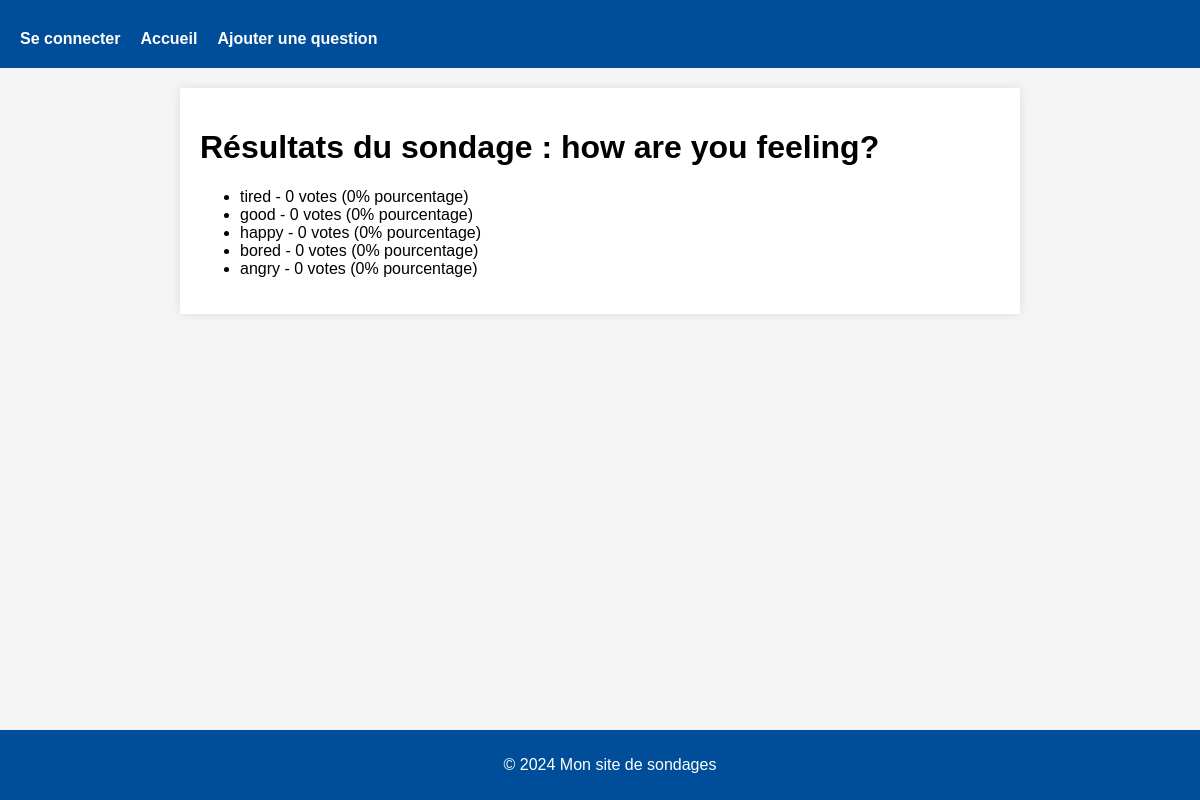
Page /polls/7/frequency/ on the committed database.
### polls/models.py (models this page shows, shortened)
class Question(models.Model):
    question_text = models.CharField(max_length=200)
    pub_date = models.DateTimeField("date published")
    def get_choices(self):
        choices = self.choice_set.all()
        total_votes = sum(choice.votes for choice in choices)
        results = []
        for choice in choices:
            votes = choice.votes
            percent = (votes / total_votes * 100) if total_votes > 0 else 0
            results.append((choice, votes, percent))
        return results

class Choice(models.Model):
    question = models.ForeignKey(Question, on_delete=models.CASCADE)
    choice_text = models.CharField(max_length=200)
    votes = models.IntegerField(default=0)

### polls/views.py (the view)
# urls.py: path('<int:question_id>/frequency/', views.FrequencyView.as_view(), name='frequency'),
class FrequencyView(generic.DetailView):
    model = Question
    template_name = "polls/frequency.html"
    pk_url_kwarg = 'question_id'
    def get_context_data(self, **kwargs):
        context = super().get_context_data(**kwargs)
        question = self.get_object()
        context['choices'] = question.get_choices()
        return context

### polls/templates/polls/frequency.html (shortened to what this page needs)
{% extends "base.html" %}
{% block main %}
<h1>Résultats du sondage : {{ question.question_text }}</h1>
<ul>
    {% for choice, votes, percent in choices %}
        <li>{{ choice.choice_text }} - {{ votes }} votes ({{ percent }}% pourcentage)</li>
    {% endfor %}
</ul>
{% endblock %}

### polls/static/polls/style.css (style rules this page uses)
body { font-family: Arial, sans-serif; margin: 0; padding: 0; background-color: #f5f5f5; }

### rows in the picture
Question: question_text "how are you feeling?"
Choice: choice_text "tired", votes "0"
Choice: choice_text "good", votes "0"
Choice: choice_text "happy", votes "0"
Choice: choice_text "bored", votes "0"
Choice: choice_text "angry", votes "0"
